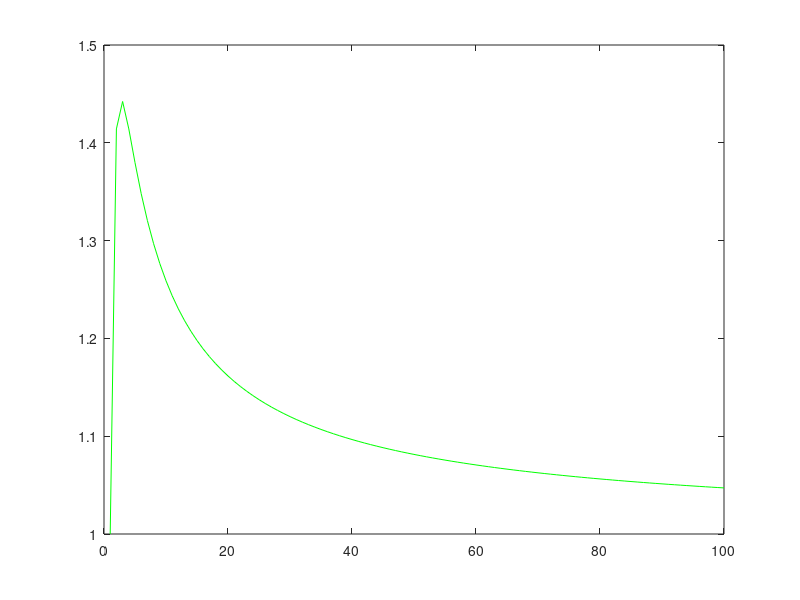

MATLAB code for this plot:
clc;
clear;
% 极限
x=1:100;
y=x.^(x.^(-1));
plot(x,y,'g-')
% 猜测极限为1
m=input('请输入一个整数');
n=1;
y=2;
while(abs(y-1)>10^(-m))
    n=n+1;
    y=n^(1/n);
end
fprintf('迭代%d次\n',n)
